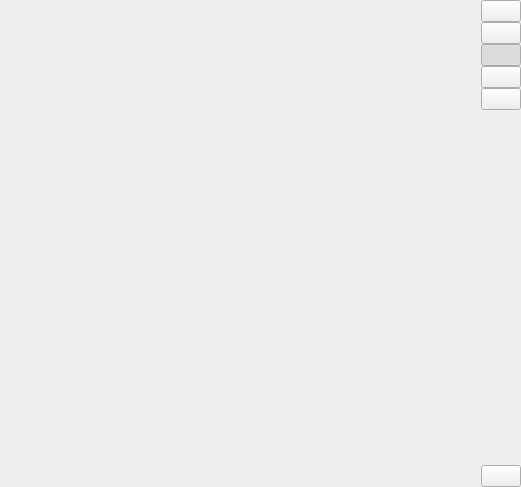
<?xml version="1.0" encoding="UTF-8"?>
<ui version="4.0">
 <class>QvtkOrthogonalViewer</class>
 <widget class="QWidget" name="QvtkOrthogonalViewer">
  <property name="geometry">
   <rect>
    <x>0</x>
    <y>0</y>
    <width>521</width>
    <height>487</height>
   </rect>
  </property>
  <property name="sizePolicy">
   <sizepolicy hsizetype="Expanding" vsizetype="Expanding">
    <horstretch>0</horstretch>
    <verstretch>0</verstretch>
   </sizepolicy>
  </property>
  <property name="focusPolicy">
   <enum>Qt::WheelFocus</enum>
  </property>
  <property name="windowTitle">
   <string>QvtkViewer</string>
  </property>
  <layout class="QHBoxLayout" name="horizontalLayout">
   <property name="spacing">
    <number>0</number>
   </property>
   <property name="leftMargin">
    <number>0</number>
   </property>
   <property name="topMargin">
    <number>0</number>
   </property>
   <property name="rightMargin">
    <number>0</number>
   </property>
   <property name="bottomMargin">
    <number>0</number>
   </property>
   <item>
    <widget class="QVTKWidget2" name="qvtkWidget" native="true">
     <property name="sizePolicy">
      <sizepolicy hsizetype="Expanding" vsizetype="Expanding">
       <horstretch>0</horstretch>
       <verstretch>0</verstretch>
      </sizepolicy>
     </property>
     <property name="minimumSize">
      <size>
       <width>100</width>
       <height>100</height>
      </size>
     </property>
     <property name="cursor">
      <cursorShape>CrossCursor</cursorShape>
     </property>
     <property name="mouseTracking">
      <bool>true</bool>
     </property>
     <property name="focusPolicy">
      <enum>Qt::WheelFocus</enum>
     </property>
     <property name="styleSheet">
      <string notr="true"/>
     </property>
    </widget>
   </item>
   <item>
    <layout class="QVBoxLayout" name="verticalLayout">
     <property name="spacing">
      <number>0</number>
     </property>
     <item>
      <widget class="QPushButton" name="pushBtnMaximize">
       <property name="sizePolicy">
        <sizepolicy hsizetype="Minimum" vsizetype="Minimum">
         <horstretch>0</horstretch>
         <verstretch>0</verstretch>
        </sizepolicy>
       </property>
       <property name="text">
        <string/>
       </property>
       <property name="icon">
        <iconset resource="QvtkViewer.qrc">
         <normaloff>:/Resource/expand_window.png</normaloff>:/Resource/expand_window.png</iconset>
       </property>
       <property name="checkable">
        <bool>false</bool>
       </property>
      </widget>
     </item>
     <item>
      <widget class="QPushButton" name="pushBtnNormal">
       <property name="sizePolicy">
        <sizepolicy hsizetype="Minimum" vsizetype="Minimum">
         <horstretch>0</horstretch>
         <verstretch>0</verstretch>
        </sizepolicy>
       </property>
       <property name="text">
        <string/>
       </property>
       <property name="icon">
        <iconset resource="QvtkViewer.qrc">
         <normaloff>:/Resource/four_viewers.png</normaloff>:/Resource/four_viewers.png</iconset>
       </property>
       <property name="checkable">
        <bool>false</bool>
       </property>
       <property name="checked">
        <bool>false</bool>
       </property>
      </widget>
     </item>
     <item>
      <widget class="QPushButton" name="pushBtnAxial">
       <property name="sizePolicy">
        <sizepolicy hsizetype="Minimum" vsizetype="Minimum">
         <horstretch>0</horstretch>
         <verstretch>0</verstretch>
        </sizepolicy>
       </property>
       <property name="text">
        <string/>
       </property>
       <property name="icon">
        <iconset resource="QvtkViewer.qrc">
         <normaloff>:/Resource/axial view.png</normaloff>:/Resource/axial view.png</iconset>
       </property>
       <property name="checkable">
        <bool>true</bool>
       </property>
       <property name="checked">
        <bool>true</bool>
       </property>
       <attribute name="buttonGroup">
        <string notr="true">buttonGroup</string>
       </attribute>
      </widget>
     </item>
     <item>
      <widget class="QPushButton" name="pushBtnCoronal">
       <property name="sizePolicy">
        <sizepolicy hsizetype="Minimum" vsizetype="Minimum">
         <horstretch>0</horstretch>
         <verstretch>0</verstretch>
        </sizepolicy>
       </property>
       <property name="text">
        <string/>
       </property>
       <property name="icon">
        <iconset resource="QvtkViewer.qrc">
         <normaloff>:/Resource/coronal_view.png</normaloff>:/Resource/coronal_view.png</iconset>
       </property>
       <property name="checkable">
        <bool>true</bool>
       </property>
       <attribute name="buttonGroup">
        <string notr="true">buttonGroup</string>
       </attribute>
      </widget>
     </item>
     <item>
      <widget class="QPushButton" name="pushBtnSagital">
       <property name="sizePolicy">
        <sizepolicy hsizetype="Minimum" vsizetype="Minimum">
         <horstretch>0</horstretch>
         <verstretch>0</verstretch>
        </sizepolicy>
       </property>
       <property name="text">
        <string/>
       </property>
       <property name="icon">
        <iconset resource="QvtkViewer.qrc">
         <normaloff>:/Resource/sagital_view.png</normaloff>:/Resource/sagital_view.png</iconset>
       </property>
       <property name="checkable">
        <bool>true</bool>
       </property>
       <attribute name="buttonGroup">
        <string notr="true">buttonGroup</string>
       </attribute>
      </widget>
     </item>
     <item>
      <spacer name="verticalSpacer">
       <property name="orientation">
        <enum>Qt::Vertical</enum>
       </property>
       <property name="sizeHint" stdset="0">
        <size>
         <width>0</width>
         <height>0</height>
        </size>
       </property>
      </spacer>
     </item>
     <item>
      <widget class="QPushButton" name="pushBtnDropDownMenu">
       <property name="sizePolicy">
        <sizepolicy hsizetype="Minimum" vsizetype="Minimum">
         <horstretch>0</horstretch>
         <verstretch>0</verstretch>
        </sizepolicy>
       </property>
       <property name="text">
        <string/>
       </property>
       <property name="icon">
        <iconset resource="QvtkViewer.qrc">
         <normaloff>:/Resource/dow_narrow.png</normaloff>:/Resource/dow_narrow.png</iconset>
       </property>
      </widget>
     </item>
    </layout>
   </item>
  </layout>
 </widget>
 <customwidgets>
  <customwidget>
   <class>QVTKWidget2</class>
   <extends>QWidget</extends>
   <header>QVTKWidget2.h</header>
  </customwidget>
 </customwidgets>
 <resources>
  <include location="QvtkViewer.qrc"/>
 </resources>
 <connections/>
 <buttongroups>
  <buttongroup name="buttonGroup"/>
 </buttongroups>
</ui>
